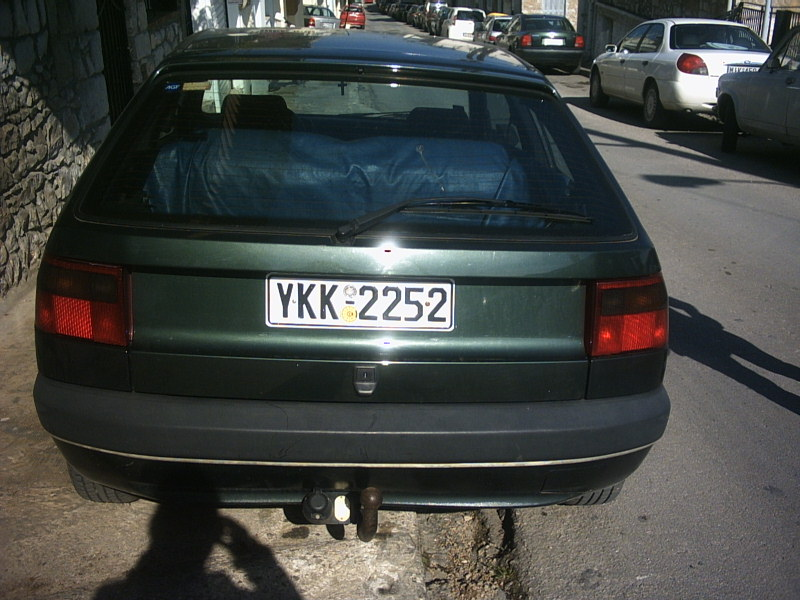
//> input picture LicensePlateDetection/sample.JPG, 800 x 600 px
$ ./main sample.JPG   (built with g++ and OpenCV 4)
//> lines starting //> are read from the running program, lines starting //| are printed output that depends on the picture; after the words box and inside, x2 and y2 are one past the last pixel; in counts of white or black regions, pixels touching at a corner belong together
//> further down, image is the input picture: 600 rows x 800 cols, CV_8UC3; mean B, G, R 68.2, 70.9, 67.9
#include <opencv2\opencv.hpp>
#include <iostream>
#include <fstream>
#include <algorithm>
#include <string>
#include <time.h>
using namespace std;

double cpu_time(void)
{

	double value;
	value = (double) clock () / (double) CLOCKS_PER_SEC;
	return value;

}

void findPlate(cv::Mat image, cv::Point2f *plate)
{

	cv::Mat grayImage, contourImage;
	cv::Mat horizontalElement, verticalElement;

	std::vector<std::vector<cv::Point> > contours;
	std::vector<cv::Vec4i> hierarchy;

	int horizontal = 30 + (image.cols/500) * 20;
//> horizontal = 50

	verticalElement = cv::getStructuringElement(0, cv::Size(1, 9)); //9
	horizontalElement = cv::getStructuringElement(0, cv::Size(horizontal, 1)); //45
//> horizontalElement = 50 values from 1 to 1

	cv::Point2f rect_points[4];
	cv::Point2f dim;
	int maxArea = 0;
	for(int p = 0; p < 4; p++)	plate[p] = cv::Point2f(0, 0);

	cv::cvtColor(image, grayImage, CV_BGR2GRAY);
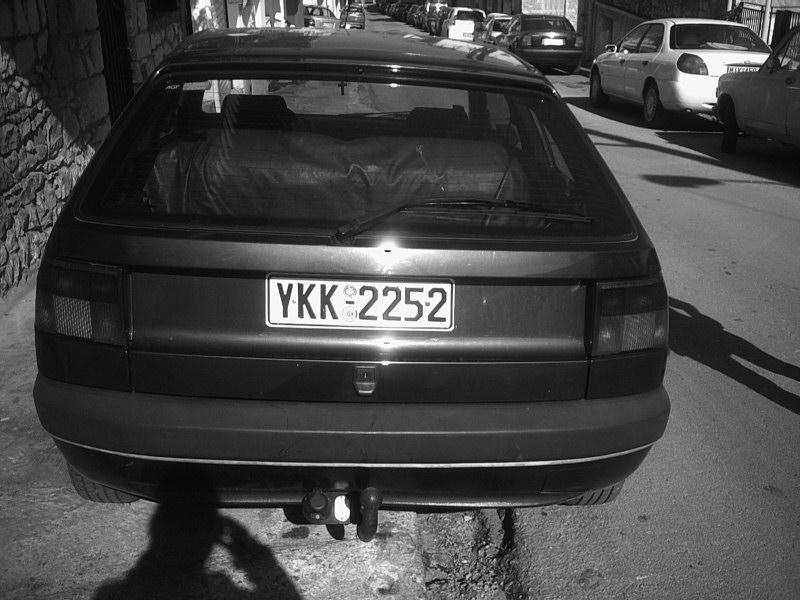
//> grayImage: 600 rows x 800 cols, CV_8UC1; min 1, max 255, mean 69.7
	cv::GaussianBlur(grayImage, contourImage, cv::Size(7, 7), 5);
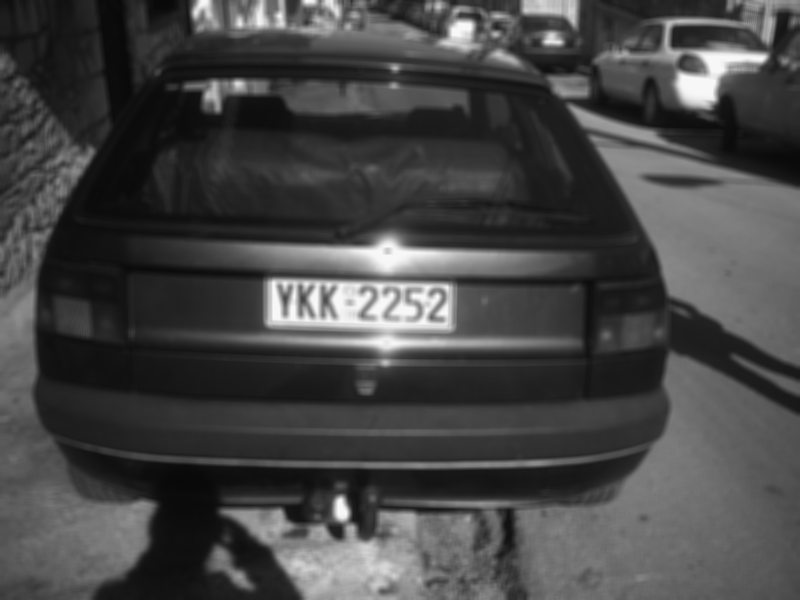
//> contourImage: 600 rows x 800 cols, CV_8UC1; min 8, max 249, mean 69.7
	cv::adaptiveThreshold(contourImage, contourImage, 255, CV_ADAPTIVE_THRESH_GAUSSIAN_C, CV_THRESH_BINARY, 3, 0);
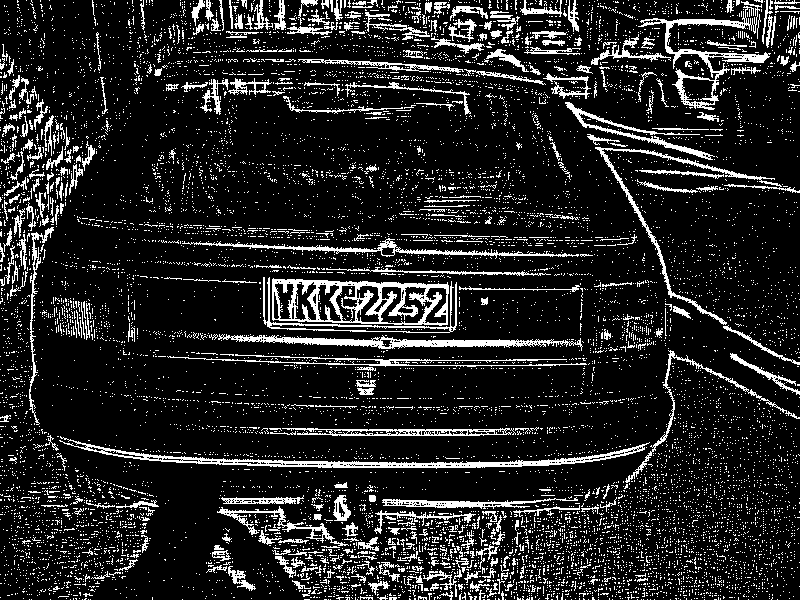
//> contourImage: 600 rows x 800 cols, CV_8UC1; 13.9% white in thin lines or dots
	cv::erode(contourImage, contourImage, verticalElement);
	cv::morphologyEx(contourImage, contourImage, 3, horizontalElement);
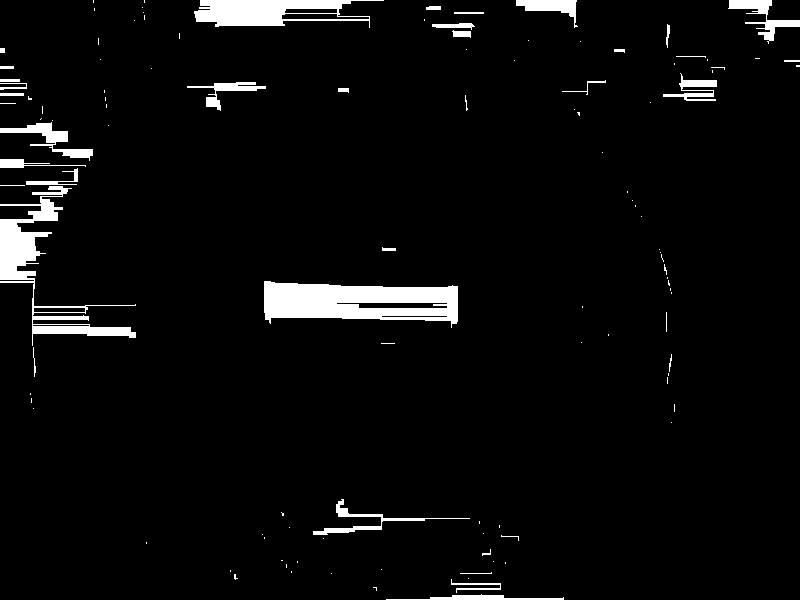
//> contourImage: 600 rows x 800 cols, CV_8UC1; 4.3% white; 116 white regions (79 under 20 px)
	cv::findContours( contourImage, contours, hierarchy, CV_RETR_TREE, CV_CHAIN_APPROX_SIMPLE, cv::Point(0, 0) );
//> contours = 122 contours, 90 with area under 20; largest, box (x1, y1, x2, y2) and area: (264, 281, 458, 328) 6364, (0, 186, 136, 346) 3785, (194, 0, 384, 28) 3304, (0, 122, 93, 161) 798, (728, 0, 800, 44) 726
	std::vector<cv::RotatedRect> minRect( contours.size() );

	for( int i = 0; i< contours.size(); i++ )
    {
		minRect[i] = cv::minAreaRect( cv::Mat(contours[i]) );
		minRect[i].points( rect_points );
		dim.x = abs(rect_points[0].x - rect_points[2].x);
		dim.y = abs(rect_points[0].y - rect_points[2].y);

		if(dim.x > dim.y * 3 && dim.x > grayImage.cols * 0.1 && dim.y > grayImage.rows * 0.02
			&& rect_points[0].y > grayImage.rows * 0.2 && rect_points[0].y < grayImage.rows - grayImage.rows * 0.15
			&& rect_points[0].x > grayImage.cols * 0.2 && rect_points[0].x < grayImage.cols - grayImage.cols * 0.15
			&& rect_points[2].y > grayImage.rows * 0.2 && rect_points[2].y < grayImage.rows - grayImage.rows * 0.15
			&& rect_points[2].x > grayImage.cols * 0.2 && rect_points[2].x < grayImage.cols - grayImage.cols * 0.15
			&& dim.x * dim.y < grayImage.rows * grayImage.cols * 0.125) {
			if(dim.x * dim.y > maxArea) {
				maxArea = dim.x * dim.y;
				for(int p = 0; p < 4; p++)
					plate[p] = rect_points[p];
			}
		}

	}
//> this loop made 122 passes
//> maxArea on pass 44: 8921
//> rect_points on passes 29, 31, 32, 59, 60: 4 Points (x, y): [33, 408], [33, 408], [33, 408], [33, 408], 4 Points (x, y): [31, 402], [31, 402], [31, 398], [31, 398], 4 Points (x, y): [30, 394], [30, 394], [30, 393], [30, 393], 4 Points (x, y): [89, 326], [32, 326], [32, 324], [89, 324], 4 Points (x, y): [85, 312], [33, 312], [33, 307], [85, 307]
//> after the loop, minRect = 122 RotatedRects (x, y, width, height, angle), first 8: [474.5, 596.5, 5, 177, -90], [375.2, 587.8, 2.12, 4.24, -45], [475.2, 587.3, 12.55, 49.65, -85.33], [468, 578, 0, 0, -90], [234.7, 576.4, 2.68, 4.92, -26.57], [331, 573, 0, 0, -90], [475.5, 573, 31.02, 1, -1.85], [291, 571.5, 1, 0, -90]; rect_points = 4 Points (x, y): [93, 2], [93, 2], [93, 0], [93, 0]; maxArea = 8921

}


int main(int argc, char **argv )
{

	cv::Mat image = cv::imread(argv[1]);
	cv::Point2f plate[2];

	double begin = cpu_time();
	findPlate(image, plate);
//> plate = 2 Points (x, y): [456.9, 327.1], [263.1, 322.9]
	double end = cpu_time();

	std::cout << "License Plate Detection: " << (end - begin) * 1000 << " ms" << std::endl;
//> (the run ends here: the program stops with an error, at `cv::rectangle(image, plate[0], plate[2], CV_RGB(255, 0, 0), 5, 8);`)
